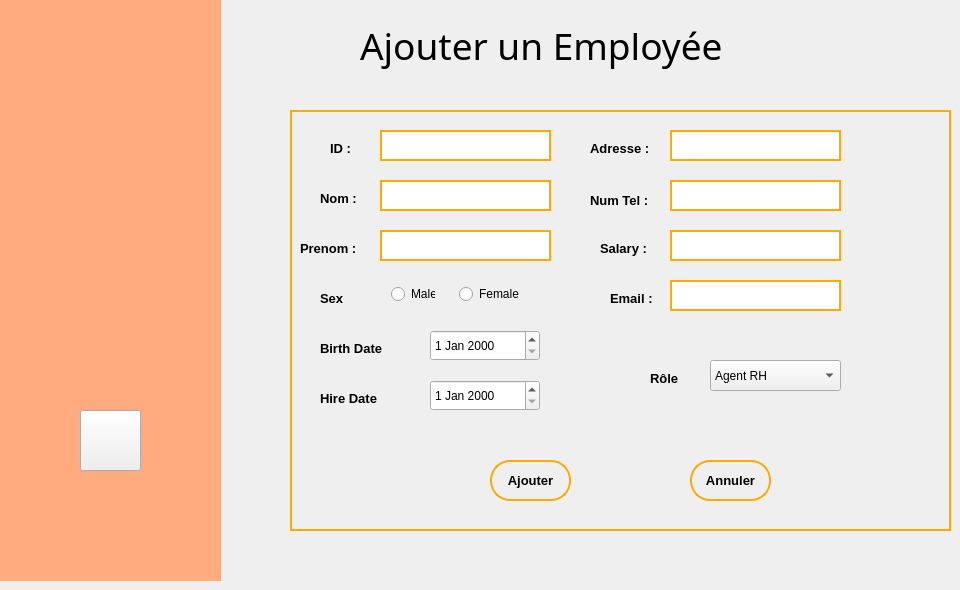
    <widget class="QWidget" name="page_6">
     <widget class="QWidget" name="widget_12" native="true">
      <property name="geometry">
       <rect>
        <x>0</x>
        <y>0</y>
        <width>221</width>
        <height>581</height>
       </rect>
      </property>
      <property name="styleSheet">
       <string notr="true">#widget_12
{
background:rgb(255, 170, 127);
}</string>
      </property>
      <widget class="QPushButton" name="logOutButton_5">
       <property name="geometry">
        <rect>
         <x>80</x>
         <y>410</y>
         <width>61</width>
         <height>61</height>
        </rect>
       </property>
       <property name="styleSheet">
        <string notr="true">#logOutButton_5
{
	border-image:url(:/images/images/signOut.png);
}

#logOutButton_5:hover
{
	border-image:url(:/images/images/signOutHover.png);
}	</string>
       </property>
       <property name="text">
        <string/>
       </property>
      </widget>
      <widget class="QWidget" name="widget_13" native="true">
       <property name="geometry">
        <rect>
         <x>10</x>
         <y>10</y>
         <width>201</width>
         <height>211</height>
        </rect>
       </property>
       <property name="styleSheet">
        <string notr="true">background-image:url(:/images/images/pie.png);</string>
       </property>
      </widget>
     </widget>
     <widget class="QLabel" name="label_6">
      <property name="geometry">
       <rect>
        <x>360</x>
        <y>10</y>
        <width>481</width>
        <height>71</height>
       </rect>
      </property>
      <property name="font">
       <font>
        <family>Arial Rounded MT Bold</family>
        <pointsize>28</pointsize>
       </font>
      </property>
      <property name="text">
       <string>Ajouter un Employée</string>
      </property>
     </widget>
     <widget class="QFrame" name="frame_8">
      <property name="geometry">
       <rect>
        <x>290</x>
        <y>110</y>
        <width>661</width>
        <height>421</height>
       </rect>
      </property>
      <property name="styleSheet">
       <string notr="true">#frame_8
{
	border:2px solid rgb(255, 170, 0);
}</string>
      </property>
      <property name="frameShape">
       <enum>QFrame::StyledPanel</enum>
      </property>
      <property name="frameShadow">
       <enum>QFrame::Raised</enum>
      </property>
      <widget class="QLabel" name="label_12">
       <property name="geometry">
        <rect>
         <x>30</x>
         <y>280</y>
         <width>81</width>
         <height>16</height>
        </rect>
       </property>
       <property name="font">
        <font>
         <family>Arial</family>
         <pointsize>10</pointsize>
         <weight>75</weight>
         <bold>true</bold>
        </font>
       </property>
       <property name="text">
        <string>Hire Date</string>
       </property>
      </widget>
      <widget class="QLineEdit" name="idLineEdit_3">
       <property name="geometry">
        <rect>
         <x>90</x>
         <y>20</y>
         <width>171</width>
         <height>31</height>
        </rect>
       </property>
       <property name="font">
        <font>
         <pointsize>11</pointsize>
        </font>
       </property>
       <property name="styleSheet">
        <string notr="true">#idLineEdit_3
{
		border-radius:20px;
		border:2px solid rgb(255, 170, 0);
	color: rgb(255, 170, 0);
}</string>
       </property>
      </widget>
      <widget class="QLineEdit" name="salaryLineEdit">
       <property name="geometry">
        <rect>
         <x>380</x>
         <y>120</y>
         <width>171</width>
         <height>31</height>
        </rect>
       </property>
       <property name="font">
        <font>
         <pointsize>11</pointsize>
        </font>
       </property>
       <property name="styleSheet">
        <string notr="true">#salaryLineEdit
{
			border-radius:20px;
		border:2px solid rgb(255, 170, 0);
	color: rgb(255, 170, 0);
}</string>
       </property>
      </widget>
      <widget class="QPushButton" name="cancelButton">
       <property name="geometry">
        <rect>
         <x>400</x>
         <y>350</y>
         <width>81</width>
         <height>41</height>
        </rect>
       </property>
       <property name="font">
        <font>
         <family>Arial</family>
         <pointsize>10</pointsize>
         <weight>75</weight>
         <bold>true</bold>
        </font>
       </property>
       <property name="styleSheet">
        <string notr="true">#cancelButton
{
border-radius:20px;
	background:transparent;
	border:2px solid rgb(255, 170, 0);
}

#cancelButton:hover
{
	background:rgb(255, 170, 0);
}</string>
       </property>
       <property name="text">
        <string>Annuler</string>
       </property>
      </widget>
      <widget class="QLabel" name="label_13">
       <property name="geometry">
        <rect>
         <x>30</x>
         <y>230</y>
         <width>91</width>
         <height>16</height>
        </rect>
       </property>
       <property name="font">
        <font>
         <family>Arial</family>
         <pointsize>10</pointsize>
         <weight>75</weight>
         <bold>true</bold>
        </font>
       </property>
       <property name="text">
        <string>Birth Date</string>
       </property>
      </widget>
      <widget class="QLineEdit" name="firstNameLineEdit">
       <property name="geometry">
        <rect>
         <x>90</x>
         <y>70</y>
         <width>171</width>
         <height>31</height>
        </rect>
       </property>
       <property name="font">
        <font>
         <pointsize>11</pointsize>
        </font>
       </property>
       <property name="styleSheet">
        <string notr="true">#firstNameLineEdit
{
		border-radius:20px;
		border:2px solid rgb(255, 170, 0);
	color: rgb(255, 170, 0);
}</string>
       </property>
      </widget>
      <widget class="QLineEdit" name="adressLineEdit">
       <property name="geometry">
        <rect>
         <x>380</x>
         <y>20</y>
         <width>171</width>
         <height>31</height>
        </rect>
       </property>
       <property name="font">
        <font>
         <pointsize>11</pointsize>
        </font>
       </property>
       <property name="styleSheet">
        <string notr="true">#adressLineEdit
{
		border-radius:20px;
		border:2px solid rgb(255, 170, 0);
	color: rgb(255, 170, 0);
}</string>
       </property>
      </widget>
      <widget class="QLineEdit" name="phoneNumberLineEdit">
       <property name="geometry">
        <rect>
         <x>380</x>
         <y>70</y>
         <width>171</width>
         <height>31</height>
        </rect>
       </property>
       <property name="font">
        <font>
         <pointsize>11</pointsize>
        </font>
       </property>
       <property name="styleSheet">
        <string notr="true">#phoneNumberLineEdit
{
			border-radius:20px;
		border:2px solid rgb(255, 170, 0);
	color: rgb(255, 170, 0);
}</string>
       </property>
      </widget>
      <widget class="QPushButton" name="addButton">
       <property name="geometry">
        <rect>
         <x>200</x>
         <y>350</y>
         <width>81</width>
         <height>41</height>
        </rect>
       </property>
       <property name="font">
        <font>
         <family>Arial</family>
         <pointsize>10</pointsize>
         <weight>75</weight>
         <bold>true</bold>
        </font>
       </property>
       <property name="styleSheet">
        <string notr="true">#addButton
{
border-radius:20px;
	background:transparent;
	border:2px solid rgb(255, 170, 0);
}

#addButton:hover
{
	background:rgb(255, 170, 0);
}</string>
       </property>
       <property name="text">
        <string>Ajouter</string>
       </property>
      </widget>
      <widget class="QLabel" name="label_14">
       <property name="geometry">
        <rect>
         <x>360</x>
         <y>260</y>
         <width>81</width>
         <height>16</height>
        </rect>
       </property>
       <property name="font">
        <font>
         <family>Arial</family>
         <pointsize>10</pointsize>
         <weight>75</weight>
         <bold>true</bold>
        </font>
       </property>
       <property name="text">
        <string>Rôle</string>
       </property>
      </widget>
      <widget class="QComboBox" name="jobTitleBox_2">
       <property name="geometry">
        <rect>
         <x>420</x>
         <y>250</y>
         <width>131</width>
         <height>31</height>
        </rect>
       </property>
       <item>
        <property name="text">
         <string>Agent RH</string>
        </property>
       </item>
       <item>
        <property name="text">
         <string>Employee de depot</string>
        </property>
       </item>
       <item>
        <property name="text">
         <string>Employee de stock</string>
        </property>
       </item>
      </widget>
      <widget class="QLabel" name="label_22">
       <property name="geometry">
        <rect>
         <x>30</x>
         <y>180</y>
         <width>61</width>
         <height>16</height>
        </rect>
       </property>
       <property name="font">
        <font>
         <family>Arial</family>
         <pointsize>10</pointsize>
         <weight>75</weight>
         <bold>true</bold>
        </font>
       </property>
       <property name="text">
        <string>Sex</string>
       </property>
      </widget>
      <widget class="QLineEdit" name="lastNameLineEdit">
       <property name="geometry">
        <rect>
         <x>90</x>
         <y>120</y>
         <width>171</width>
         <height>31</height>
        </rect>
       </property>
       <property name="font">
        <font>
         <pointsize>11</pointsize>
        </font>
       </property>
       <property name="styleSheet">
        <string notr="true">#lastNameLineEdit
{
			border-radius:20px;
		border:2px solid rgb(255, 170, 0);
	color: rgb(255, 170, 0);
}</string>
       </property>
      </widget>
      <widget class="QDateEdit" name="birthDateEdit">
       <property name="geometry">
        <rect>
         <x>140</x>
         <y>220</y>
         <width>110</width>
         <height>31</height>
        </rect>
       </property>
      </widget>
      <widget class="QDateEdit" name="hireDateEdit">
       <property name="geometry">
        <rect>
         <x>140</x>
         <y>270</y>
         <width>110</width>
         <height>31</height>
        </rect>
       </property>
      </widget>
      <widget class="QLineEdit" name="emailLineEdit">
       <property name="geometry">
        <rect>
         <x>380</x>
         <y>170</y>
         <width>171</width>
         <height>31</height>
        </rect>
       </property>
       <property name="font">
        <font>
         <pointsize>11</pointsize>
        </font>
       </property>
       <property name="styleSheet">
        <string notr="true">#emailLineEdit
{
		border-radius:20px;
		border:2px solid rgb(255, 170, 0);
	color: rgb(255, 170, 0);
}</string>
       </property>
      </widget>
      <widget class="QRadioButton" name="femaleRadioButton">
       <property name="geometry">
        <rect>
         <x>169</x>
         <y>175</y>
         <width>71</width>
         <height>18</height>
        </rect>
       </property>
       <property name="styleSheet">
        <string notr="true"/>
       </property>
       <property name="text">
        <string>Female</string>
       </property>
      </widget>
      <widget class="QRadioButton" name="maleRadioButton">
       <property name="geometry">
        <rect>
         <x>101</x>
         <y>175</y>
         <width>44</width>
         <height>18</height>
        </rect>
       </property>
       <property name="text">
        <string>Male</string>
       </property>
      </widget>
      <widget class="QLabel" name="label_23">
       <property name="geometry">
        <rect>
         <x>40</x>
         <y>30</y>
         <width>61</width>
         <height>16</height>
        </rect>
       </property>
       <property name="font">
        <font>
         <family>Arial</family>
         <pointsize>10</pointsize>
         <weight>75</weight>
         <bold>true</bold>
        </font>
       </property>
       <property name="text">
        <string>ID :</string>
       </property>
      </widget>
      <widget class="QLabel" name="label_24">
       <property name="geometry">
        <rect>
         <x>30</x>
         <y>80</y>
         <width>61</width>
         <height>16</height>
        </rect>
       </property>
       <property name="font">
        <font>
         <family>Arial</family>
         <pointsize>10</pointsize>
         <weight>75</weight>
         <bold>true</bold>
        </font>
       </property>
       <property name="text">
        <string>Nom :</string>
       </property>
      </widget>
      <widget class="QLabel" name="label_25">
       <property name="geometry">
        <rect>
         <x>10</x>
         <y>130</y>
         <width>81</width>
         <height>16</height>
        </rect>
       </property>
       <property name="font">
        <font>
         <family>Arial</family>
         <pointsize>10</pointsize>
         <weight>75</weight>
         <bold>true</bold>
        </font>
       </property>
       <property name="text">
        <string>Prenom :</string>
       </property>
      </widget>
      <widget class="QLabel" name="label_26">
       <property name="geometry">
        <rect>
         <x>300</x>
         <y>30</y>
         <width>81</width>
         <height>16</height>
        </rect>
       </property>
       <property name="font">
        <font>
         <family>Arial</family>
         <pointsize>10</pointsize>
         <weight>75</weight>
         <bold>true</bold>
        </font>
       </property>
       <property name="text">
        <string>Adresse :</string>
       </property>
      </widget>
      <widget class="QLabel" name="label_27">
       <property name="geometry">
        <rect>
         <x>300</x>
         <y>80</y>
         <width>81</width>
         <height>20</height>
        </rect>
       </property>
       <property name="font">
        <font>
         <family>Arial</family>
         <pointsize>10</pointsize>
         <weight>75</weight>
         <bold>true</bold>
        </font>
       </property>
       <property name="text">
        <string>Num Tel :</string>
       </property>
      </widget>
      <widget class="QLabel" name="label_28">
       <property name="geometry">
        <rect>
         <x>310</x>
         <y>130</y>
         <width>61</width>
         <height>16</height>
        </rect>
       </property>
       <property name="font">
        <font>
         <family>Arial</family>
         <pointsize>10</pointsize>
         <weight>75</weight>
         <bold>true</bold>
        </font>
       </property>
       <property name="text">
        <string>Salary :</string>
       </property>
      </widget>
      <widget class="QLabel" name="label_29">
       <property name="geometry">
        <rect>
         <x>320</x>
         <y>180</y>
         <width>61</width>
         <height>16</height>
        </rect>
       </property>
       <property name="font">
        <font>
         <family>Arial</family>
         <pointsize>10</pointsize>
         <weight>75</weight>
         <bold>true</bold>
        </font>
       </property>
       <property name="text">
        <string>Email :</string>
       </property>
      </widget>
     </widget>
    </widget>
